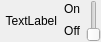
<?xml version="1.0" encoding="UTF-8"?>
<ui version="4.0">
 <class>Form</class>
 <widget class="QWidget" name="Form">
  <property name="geometry">
   <rect>
    <x>0</x>
    <y>0</y>
    <width>101</width>
    <height>42</height>
   </rect>
  </property>
  <property name="windowTitle">
   <string>Form</string>
  </property>
  <layout class="QHBoxLayout" name="horizontalLayout_2">
   <property name="leftMargin">
    <number>0</number>
   </property>
   <property name="topMargin">
    <number>0</number>
   </property>
   <property name="rightMargin">
    <number>0</number>
   </property>
   <property name="bottomMargin">
    <number>0</number>
   </property>
   <item>
    <layout class="QHBoxLayout" name="horizontalLayout" stretch="1,0,0">
     <property name="leftMargin">
      <number>0</number>
     </property>
     <property name="topMargin">
      <number>0</number>
     </property>
     <property name="rightMargin">
      <number>0</number>
     </property>
     <property name="bottomMargin">
      <number>0</number>
     </property>
     <item>
      <widget class="QLabel" name="label">
       <property name="sizePolicy">
        <sizepolicy hsizetype="Preferred" vsizetype="Fixed">
         <horstretch>0</horstretch>
         <verstretch>0</verstretch>
        </sizepolicy>
       </property>
       <property name="text">
        <string>TextLabel</string>
       </property>
       <property name="alignment">
        <set>Qt::AlignRight|Qt::AlignTrailing|Qt::AlignVCenter</set>
       </property>
      </widget>
     </item>
     <item>
      <layout class="QVBoxLayout" name="verticalLayout">
       <property name="leftMargin">
        <number>0</number>
       </property>
       <property name="topMargin">
        <number>0</number>
       </property>
       <property name="rightMargin">
        <number>0</number>
       </property>
       <property name="bottomMargin">
        <number>0</number>
       </property>
       <item>
        <widget class="QLabel" name="on">
         <property name="sizePolicy">
          <sizepolicy hsizetype="Preferred" vsizetype="Fixed">
           <horstretch>0</horstretch>
           <verstretch>0</verstretch>
          </sizepolicy>
         </property>
         <property name="text">
          <string>On</string>
         </property>
         <property name="alignment">
          <set>Qt::AlignRight|Qt::AlignTrailing|Qt::AlignVCenter</set>
         </property>
        </widget>
       </item>
       <item>
        <spacer name="verticalSpacer">
         <property name="orientation">
          <enum>Qt::Vertical</enum>
         </property>
         <property name="sizeType">
          <enum>QSizePolicy::Minimum</enum>
         </property>
         <property name="sizeHint" stdset="0">
          <size>
           <width>0</width>
           <height>0</height>
          </size>
         </property>
        </spacer>
       </item>
       <item>
        <widget class="QLabel" name="off">
         <property name="sizePolicy">
          <sizepolicy hsizetype="Preferred" vsizetype="Fixed">
           <horstretch>0</horstretch>
           <verstretch>0</verstretch>
          </sizepolicy>
         </property>
         <property name="text">
          <string>Off</string>
         </property>
         <property name="alignment">
          <set>Qt::AlignRight|Qt::AlignTrailing|Qt::AlignVCenter</set>
         </property>
        </widget>
       </item>
      </layout>
     </item>
     <item>
      <widget class="QSlider" name="value">
       <property name="maximum">
        <number>1</number>
       </property>
       <property name="orientation">
        <enum>Qt::Vertical</enum>
       </property>
      </widget>
     </item>
    </layout>
   </item>
  </layout>
 </widget>
 <resources/>
 <connections/>
</ui>
